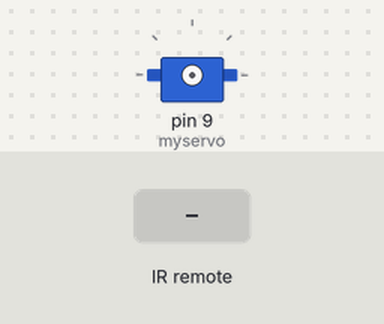
A sketch run on a simulated Arduino Uno, built with avr-gcc and run on an emulated ATmega328P. Shown: servo. The inputs (shaded band) are chosen by the test bench.

Above: at 1.2 s.
1.3 s: infrared code 0xFF02FD received
2.8 s: infrared code 0xFF22DD received
At 3.9 s:
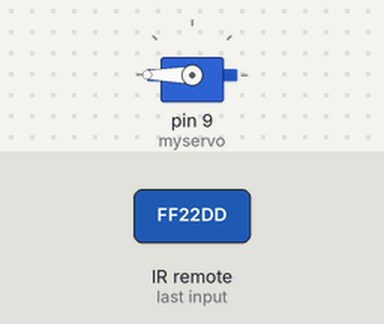
4.3 s: infrared code 0xFFC23D received
At 5.1 s:
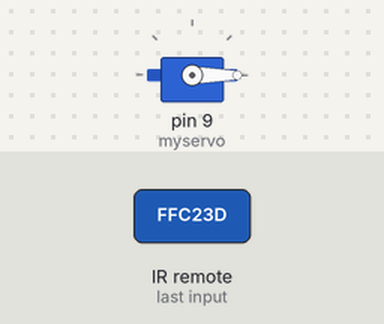
Timing chart, 0 to 7.3 s (numbered marks = the images above; inputs shaded):
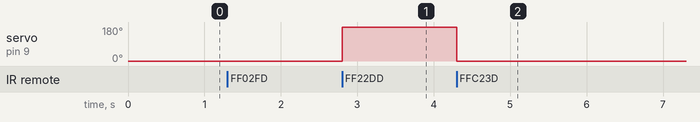

Measured:
- after the input at 2.8 s, servo on pin 9 (myservo): 0° → 180° at once
- after the input at 4.3 s, servo on pin 9 (myservo): 180° → 0° at once

The sketch:

servo-ir-no-neopixel.ino
```cpp
//YAY THIS WORKS

#include <Servo.h>
#include <IRremote.h>


Servo myservo;

const int RECV_PIN = 10; //IR pin
IRrecv irrecv(RECV_PIN);  //IR reciever
decode_results results; //results from IR

int pos=1;

void setup() {
  irrecv.enableIRIn();
}

void loop()
{
  if (irrecv.decode(&results))
  {
    irrecv.resume();
    switch(results.value)
    {
      case 16720605: //if A is pushed
         if (pos==1){
         }
         else if(pos==2)
         {
            myservo.attach(9);
            myservo.write(180);
            delay(200);
            myservo.detach();
         }
         else if(pos==3)
         {
            myservo.attach(9);
            myservo.write(180);
            delay(700);
            myservo.detach();
         }
         pos=1;
      break;

      case 16712445: //if B is pushed
         if(pos==1)
         {
            myservo.attach(9);
            myservo.write(0);
            delay(200);
            myservo.detach();
         }
         else if(pos==2){
         }
         else if(pos==3)
         {
            myservo.attach(9);
            myservo.write(180);
            delay(200);
            myservo.detach();
         }
         pos=2;
      break;

      case 16761405: //if C is pushed
         if(pos==1)
         {
            myservo.attach(9);
            myservo.write(0);
            delay(700);
            myservo.detach();
         }
         else if(pos==2)
         {
            myservo.attach(9);
            myservo.write(0);
            delay(200);
            myservo.detach();
         }
         else if(pos==3){
         }
         pos=3;
      break;
      }
    delay(500);
    }
}
```
